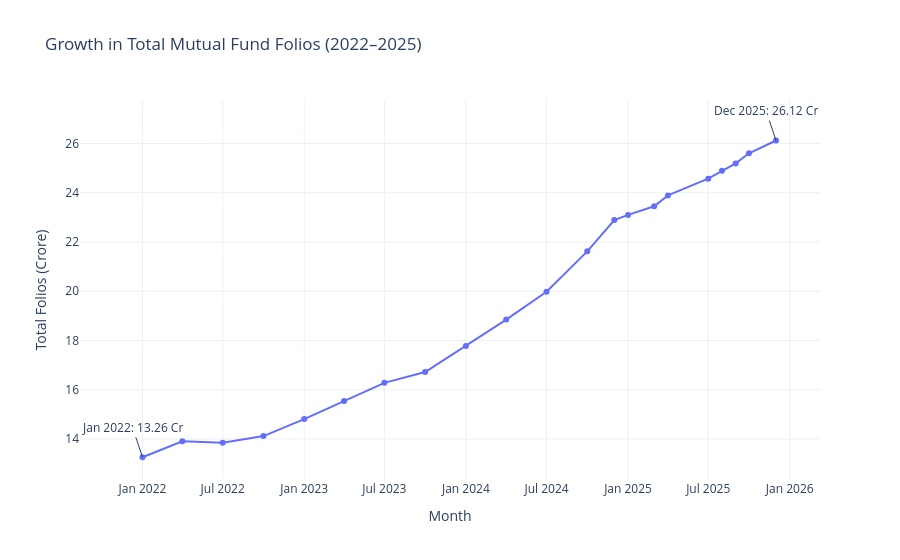

Source (notebook cell):
### Markdown cell above
# 10. Folio Count Growth

This chart shows the growth of mutual fund folios from January 2022 to December 2025.

### Code cell
import plotly.express as px

# Convert month column
folio["month"] = pd.to_datetime(folio["month"])

fig = px.line(
    folio,
    x="month",
    y="total_folios_crore",
    markers=True,
    title="Growth in Total Mutual Fund Folios (2022–2025)"
)

# Mark first point
fig.add_annotation(
    x=folio["month"].iloc[0],
    y=folio["total_folios_crore"].iloc[0],
    text="Jan 2022: 13.26 Cr",
    showarrow=True
)

# Mark last point
fig.add_annotation(
    x=folio["month"].iloc[-1],
    y=folio["total_folios_crore"].iloc[-1],
    text="Dec 2025: 26.12 Cr",
    showarrow=True
)

fig.update_layout(
    template="plotly_white",
    xaxis_title="Month",
    yaxis_title="Total Folios (Crore)"
)

fig.show()

fig.write_html("../reports/charts/folio_growth.html")

### Figure 1 — Plotly figure (JSON) as saved in the notebook; plotly's stock layout.template omitted (floating-point values rounded to 4 significant figures)
{"data": [{"hovertemplate": "month=%{x}<br>total_folios_crore=%{y}<extra></extra>", "legendgroup": "", "line": {"color": "#636efa", "dash": "solid"}, "marker": {"symbol": "circle"}, "mode": "lines+markers", "name": "", "orientation": "v", "showlegend": false, "type": "scatter", "x": ["2022-01-01T00:00:00.000000000", "2022-04-01T00:00:00.000000000", "2022-07-01T00:00:00.000000000", "2022-10-01T00:00:00.000000000", "2023-01-01T00:00:00.000000000", "2023-04-01T00:00:00.000000000", "2023-07-01T00:00:00.000000000", "2023-10-01T00:00:00.000000000", "2024-01-01T00:00:00.000000000", "2024-04-01T00:00:00.000000000", "2024-07-01T00:00:00.000000000", "2024-10-01T00:00:00.000000000", "2024-12-01T00:00:00.000000000", "2025-01-01T00:00:00.000000000", "2025-03-01T00:00:00.000000000", "2025-04-01T00:00:00.000000000", "2025-07-01T00:00:00.000000000", "2025-08-01T00:00:00.000000000", "2025-09-01T00:00:00.000000000", "2025-10-01T00:00:00.000000000", "2025-12-01T00:00:00.000000000"], "xaxis": "x", "y": [13.26, 13.91, 13.85, 14.12, 14.81, 15.54, 16.28, 16.72, 17.78, 18.85, 19.98, 21.62, 22.89, 23.1, 23.45, 23.89, 24.57, 24.89, 25.19, 25.6, 26.12], "yaxis": "y"}], "layout": {"annotations": [{"showarrow": true, "text": "Jan 2022: 13.26 Cr", "x": "2022-01-01T00:00:00", "y": 13.26}, {"showarrow": true, "text": "Dec 2025: 26.12 Cr", "x": "2025-12-01T00:00:00", "y": 26.12}], "legend": {"tracegroupgap": 0}, "title": {"text": "Growth in Total Mutual Fund Folios (2022–2025)"}, "xaxis": {"anchor": "y", "domain": [0, 1], "title": {"text": "Month"}}, "yaxis": {"anchor": "x", "domain": [0, 1], "title": {"text": "Total Folios (Crore)"}}}}
